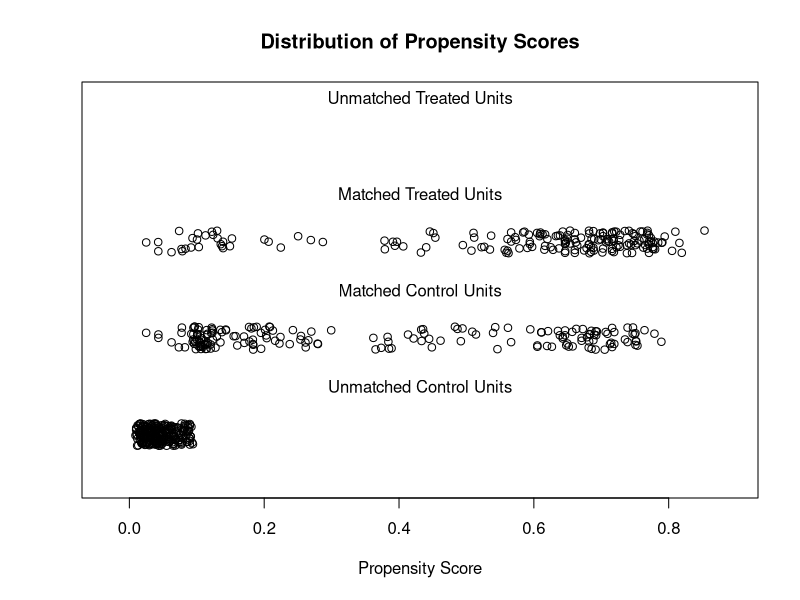
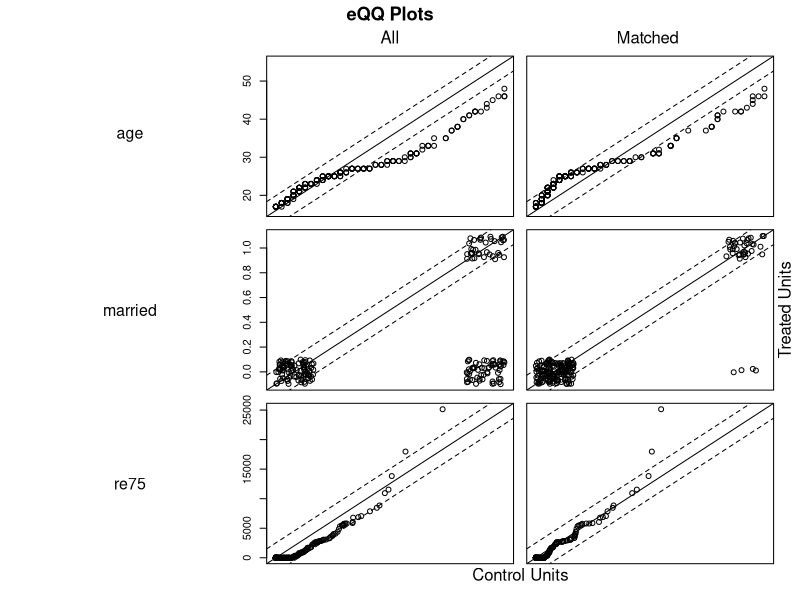

Reproduce these figures in R, in order. (Note: this script raises an error after producing the figures.)
## ---- chunk 1
knitr::opts_chunk$set(echo = TRUE, message = FALSE,
                      fig.width=7, fig.height=5)
options(width = 200)
## ---- chunk 2
library("MatchIt")
data("lalonde")

head(lalonde)
## ---- chunk 3
m.out1 <- matchit(treat ~ age + educ + race + married + 
                   nodegree + re74 + re75, data = lalonde,
                 method = "nearest", distance = "glm")

## ---- chunk 4
m.out1
## ---- chunk 5
summary(m.out1)
## ---- chunk 6
plot(m.out1, type = "jitter", interactive = FALSE)
## ---- chunk 7
plot(m.out1, type = "qq", interactive = FALSE,
     which.xs = c("age", "married", "re75"))
## ---- chunk 8
m.out2 <- matchit(treat ~ age + educ + race + married + 
                   nodegree + re74 + re75, data = lalonde,
                 method = "full", distance = "glm", link = "probit")
m.out2
## ---- chunk 9
summary(m.out2)
## ---- chunk 10
plot(summary(m.out2))
## ---- chunk 11
m.data1 <- match.data(m.out1)

head(m.data1)
## ---- chunk 12
library("lmtest") #coeftest
library("sandwich") #vcovCL

fit1 <- lm(re78 ~ treat + age + educ + race + married + nodegree + 
             re74 + re75, data = m.data1, weights = weights)

coeftest(fit1, vcov. = vcovCL, cluster = ~subclass)
## ---- chunk 13
m.data2 <- match.data(m.out2)

fit2 <- lm(re78 ~ treat + age + educ + race + married + nodegree + 
             re74 + re75, data = m.data2, weights = weights)

coeftest(fit2, vcov. = vcovCL, cluster = ~subclass)
